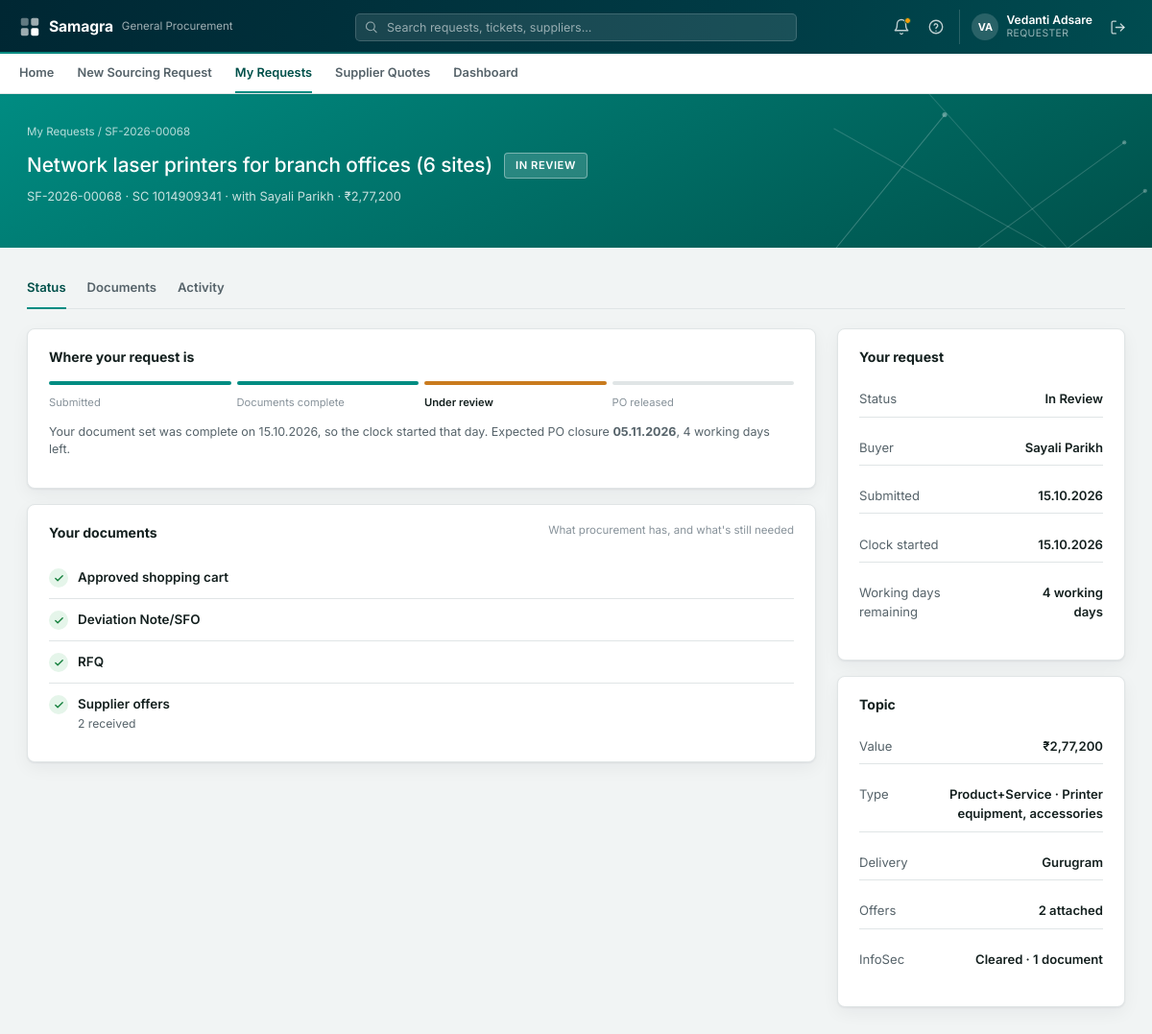
/requests/68 (signed in), run on the app's committed database.
### tables this page shows
CREATE TABLE users (
    email           TEXT PRIMARY KEY,
    name            TEXT NOT NULL,
    salt            TEXT NOT NULL,
    password_hash   TEXT NOT NULL,
    created_at      TIMESTAMP NOT NULL
);

CREATE TABLE cases (
    id                          INTEGER PRIMARY KEY AUTOINCREMENT,
    ticket_no                   TEXT UNIQUE,
    sc_number                   TEXT NOT NULL UNIQUE,
    topic_title                 TEXT NOT NULL,
    description                 TEXT,
    requestor_name              TEXT NOT NULL,
    requestor_email             TEXT NOT NULL,
    requestor_contact           TEXT,
    is_on_behalf                INTEGER DEFAULT 0,
    submitted_by_name           TEXT,
    submitted_by_email          TEXT,
    requesting_dept             TEXT NOT NULL,
    requisitioning_bu           TEXT,
    expense_commodity           TEXT,
    delivery_location           TEXT,
    topic_value_inr             REAL NOT NULL,
    currency                    TEXT,
    tax_basis                   TEXT,
    fc_valid_till               DATE,
    date_required_by            DATE,
    submitted_at                TIMESTAMP NOT NULL,
    status                      TEXT NOT NULL,
    assigned_buyer              TEXT,
    final_corrected_docs_date   DATE,
    defined_tat                 INTEGER,
    expected_po_closure         DATE,
    case_folder                 TEXT NOT NULL,
    parse_status                TEXT,
    remarks_for_user            TEXT,
    remarks_for_buyer           TEXT,
    in_scope                    INTEGER DEFAULT 1
, cost_center TEXT, employee_code TEXT, user_id TEXT, sourcing_type TEXT DEFAULT 'Product', fx_rate REAL DEFAULT 1.0, topic_value_foreign REAL, delivery_from_date DATE, delivery_to_date DATE, mrm_conducted TEXT, mrm_reason TEXT, po_number TEXT, delivery_building TEXT, mrm_relevant TEXT, offer_analysis TEXT, offer_analysis_at TIMESTAMP, source TEXT DEFAULT 'portal', external_case_id TEXT, category TEXT, est_value REAL, est_currency TEXT, rfq_deadline DATE, external_status TEXT, sourcing_basis TEXT DEFAULT 'One-time sourcing', value_eur REAL, offer_comparison TEXT, brief TEXT, brief_at TIMESTAMP, brief_key TEXT, market_benchmark TEXT, market_benchmark_at TIMESTAMP, infosec_answers TEXT, infosec_required INTEGER);

### routers/requester_routes.py (the view)
@router.get("/requests/{case_id}", response_class=HTMLResponse)
async def my_request_detail(request: Request, case_id: int, user=Depends(require_requester), tab: str = "status"):
    case = db.get_case(case_id)
    if case is None or case["requestor_email"] != user["email"]:
        return templates.TemplateResponse(request, "errors/404.html", {"user": user}, status_code=404)
    po_released_on = db.closed_on(case_id)
    clock = clock_for(case, po_released_on)
    days_text, days_reason = clock["text"], clock["detail"]
    attachments = db.list_attachments(case_id)
    line_items = db.list_line_items(case_id)
    activity = db.list_audit_for_requester(case_id)
    docs_checked = bool(case["final_corrected_docs_date"])
    if case["status"] == "APPROVED":
        stepper_stage = 4
    elif docs_checked:
        stepper_stage = 3
    else:
        stepper_stage = 2
    return templates.TemplateResponse(
        request,
        "requester/case_detail.html",
        {
            "user": user,
            "nav_page": "my_requests",
            "case": case,
            "days_text": days_text,
            "days_reason": days_reason,
            "clock": clock,
            "po_released_on": po_released_on,
            "attachments": attachments,
            "line_items": line_items,
            "activity": activity,
            "active_tab": ("activity" if tab in ("activity", "conversation")
                           else tab if tab in ("status", "documents") else "status"),
            "reply_error": request.session.pop("reply_error", None),
            "reply_ok": request.session.pop("reply_ok", None),
            "doc_types": DOC_TYPES,
            "max_file_mb": MAX_FILE_MB,
            "stepper_stage": stepper_stage,
            "docs_checked": docs_checked,
            "has_sc": any(a["doc_type"] == "SC" for a in attachments),
            "has_sfo": any(a["doc_type"] == "SFO" for a in attachments),
            "has_rfq": any(a["doc_type"] == "RFQ" for a in attachments),
            "has_budget": any(a["doc_type"] == "BUDGET_APPROVAL" for a in attachments),
            "offer_count": sum(1 for a in attachments if a["doc_type"] == "OFFER"),
        },
    )

### templates/requester/case_detail.html (shortened to what this page needs)
{% extends "base.html" %}
{% import "_macros/icons.html" as ic %}
{% import "_macros/document_list.html" as doclist %}
{% block hero %}
<div class="sf-hero-band">
    <div class="sf-hero-inner">
        <div class="sf-hero-breadcrumb"><a href="/requests">My Requests</a> / {{ case.ticket_no }}</div>
        <div class="sf-hero-row">
            <div class="sf-hero-title-group">
                <h1 class="sf-hero-title">{{ case.topic_title }}</h1>
                <span class="sf-status-onteal">{{ case.status | status_text }}</span>
            </div>
        </div>
        <p class="sf-hero-meta">
            {{ case.ticket_no }}{% if case.sourcing_basis == "Frame contract" %} · Frame contract{% else %} · SC {{ case.sc_number }}{% endif %}{% if case.assigned_buyer %} · with {{ case.assigned_buyer }}{% endif %} · {{ case | money }}
        </p>
    </div>
</div>
{% endblock %}
{% block content %}
<div class="sf-cs-tabs">
    <a href="?tab=status" class="{{ 'active' if active_tab == 'status' }}" data-tab-link="status">Status</a>
    <a href="?tab=documents" class="{{ 'active' if active_tab == 'documents' }}" data-tab-link="documents">Documents</a>
    <a href="?tab=activity" class="{{ 'active' if active_tab == 'activity' }}" data-tab-link="activity">Activity{% if case.status == "ENQUIRED" %} <span class="sf-cs-tabs__dot" title="Procurement is waiting on you"></span>{% endif %}</a>
</div>
<div class="sf-tab-panel {{ 'active' if active_tab == 'status' }}" data-tab-panel="status">
<div class="sf-cs-layout">
<div>
    <div class="sf-card">
        <div class="sf-cs-card__title">Where your request is</div>
        <div class="sf-cs-stepper">
            <div class="sf-cs-step {{ 'is-done' if stepper_stage > 1 else 'is-current' }}"></div>
            <div class="sf-cs-step {{ 'is-done' if stepper_stage > 2 else 'is-current' if stepper_stage == 2 }}"></div>
            <div class="sf-cs-step {{ 'is-done' if stepper_stage > 3 else 'is-current' if stepper_stage == 3 }}"></div>
            <div class="sf-cs-step {{ 'is-current' if stepper_stage == 4 }}"></div>
        </div>
        <div class="sf-cs-stepper-labels">
            <span class="{{ 'is-current' if stepper_stage == 1 }}">Submitted</span>
            <span class="{{ 'is-current' if stepper_stage == 2 }}">Documents complete</span>
            <span class="{{ 'is-current' if stepper_stage == 3 }}">Under review</span>
            <span class="{{ 'is-current' if stepper_stage == 4 }}">{{ "Contract issued" if case.sourcing_basis == "Frame contract" else "PO released" }}</span>
        </div>
        {% if docs_checked and case.status not in ("APPROVED", "REJECTED") %}
        <p class="sf-cs-stepper-note">Your document set was complete on {{ case.final_corrected_docs_date | date }}, so the clock started that day.{% if case.expected_po_closure %} Expected PO closure <strong>{{ case.expected_po_closure | date }}</strong>, {{ days_text }} left.{% endif %}</p>
        {% elif not docs_checked %}
        <p class="sf-cs-stepper-note">Awaiting document check by your buyer — the clock hasn't started yet.</p>
        {% endif %}
    </div>
    <div class="sf-card">
        <div class="sf-cs-card__title">Your documents <span class="sf-cs-card__meta">What procurement has, and what's still needed</span></div>
        {% if case.sourcing_basis != "Frame contract" %}
        <div class="sf-cs-doc">
            <span class="sf-cs-doc__icon {{ 'sf-cs-doc__icon--ok' if has_sc else 'sf-cs-doc__icon--bad' }}">{% if has_sc %}<svg width="11" height="11" viewBox="0 0 24 24" fill="none" stroke="currentColor" stroke-width="3" stroke-linecap="round" stroke-linejoin="round"><polyline points="20 6 9 17 4 12"></polyline></svg>{% else %}<svg width="11" height="11" viewBox="0 0 24 24" fill="none" stroke="currentColor" stroke-width="3" stroke-linecap="round" stroke-linejoin="round"><line x1="18" y1="6" x2="6" y2="18"></line><line x1="6" y1="6" x2="18" y2="18"></line></svg>{% endif %}</span>
            <div class="sf-cs-doc__body"><div class="sf-cs-doc__name">Approved shopping cart</div></div>
        </div>
        {% endif %}
        <div class="sf-cs-doc">
            <span class="sf-cs-doc__icon {{ 'sf-cs-doc__icon--ok' if has_sfo else 'sf-cs-doc__icon--bad' }}">{% if has_sfo %}<svg width="11" height="11" viewBox="0 0 24 24" fill="none" stroke="currentColor" stroke-width="3" stroke-linecap="round" stroke-linejoin="round"><polyline points="20 6 9 17 4 12"></polyline></svg>{% else %}<svg width="11" height="11" viewBox="0 0 24 24" fill="none" stroke="currentColor" stroke-width="3" stroke-linecap="round" stroke-linejoin="round"><line x1="18" y1="6" x2="6" y2="18"></line><line x1="6" y1="6" x2="18" y2="18"></line></svg>{% endif %}</span>
            <div class="sf-cs-doc__body"><div class="sf-cs-doc__name">Deviation Note/SFO</div></div>
        </div>
        <div class="sf-cs-doc">
            <span class="sf-cs-doc__icon {{ 'sf-cs-doc__icon--ok' if has_rfq else 'sf-cs-doc__icon--bad' }}">{% if has_rfq %}<svg width="11" height="11" viewBox="0 0 24 24" fill="none" stroke="currentColor" stroke-width="3" stroke-linecap="round" stroke-linejoin="round"><polyline points="20 6 9 17 4 12"></polyline></svg>{% else %}<svg width="11" height="11" viewBox="0 0 24 24" fill="none" stroke="currentColor" stroke-width="3" stroke-linecap="round" stroke-linejoin="round"><line x1="18" y1="6" x2="6" y2="18"></line><line x1="6" y1="6" x2="18" y2="18"></line></svg>{% endif %}</span>
            <div class="sf-cs-doc__body"><div class="sf-cs-doc__name">RFQ</div></div>
        </div>
        <div class="sf-cs-doc">
            <span class="sf-cs-doc__icon {{ 'sf-cs-doc__icon--ok' if offer_count > 0 else 'sf-cs-doc__icon--bad' }}">{% if offer_count > 0 %}<svg width="11" height="11" viewBox="0 0 24 24" fill="none" stroke="currentColor" stroke-width="3" stroke-linecap="round" stroke-linejoin="round"><polyline points="20 6 9 17 4 12"></polyline></svg>{% else %}<svg width="11" height="11" viewBox="0 0 24 24" fill="none" stroke="currentColor" stroke-width="3" stroke-linecap="round" stroke-linejoin="round"><line x1="18" y1="6" x2="6" y2="18"></line><line x1="6" y1="6" x2="18" y2="18"></line></svg>{% endif %}</span>
            <div class="sf-cs-doc__body"><div class="sf-cs-doc__name">Supplier offers</div><div class="sf-cs-doc__detail">{{ offer_count }} received</div></div>
        </div>
    </div>
</div>
<div>
    <div class="sf-card">
        <div class="sf-cs-card__title">Your request</div>
        <dl class="sf-cs-kv"><dt>Status</dt><dd>{{ case.status | status_text }}</dd></dl>
        <dl class="sf-cs-kv"><dt>Buyer</dt><dd>{{ case.assigned_buyer or "Not yet assigned" }}</dd></dl>
        <dl class="sf-cs-kv"><dt>Submitted</dt><dd>{{ case.submitted_at | date }}</dd></dl>
        {% if docs_checked %}
        <dl class="sf-cs-kv"><dt>Clock started</dt><dd>{{ case.final_corrected_docs_date | date }}</dd></dl>
        {% endif %}
        <dl class="sf-cs-kv"><dt>{{ clock.label }}</dt><dd>{{ clock.text }}</dd></dl>
    </div>
    <div class="sf-card">
        <div class="sf-cs-card__title">Topic</div>
        <dl class="sf-cs-kv"><dt>Value</dt><dd>{{ case | money }}</dd></dl>
        <dl class="sf-cs-kv"><dt>Type</dt><dd>{{ case.sourcing_type or "-" }}{{ " · " ~ case.expense_commodity if case.expense_commodity }}</dd></dl>
        <dl class="sf-cs-kv"><dt>Delivery</dt><dd>{{ case.delivery_location or "-" }}</dd></dl>
        <dl class="sf-cs-kv"><dt>Offers</dt><dd>{{ offer_count }} attached</dd></dl>
        {% set infosec = infosec_summary(case, attachments) %}
        {% if infosec.state != "not_screened" %}
        <dl class="sf-cs-kv"><dt>InfoSec</dt><dd>{% if infosec.state == "not_needed" %}Not needed{% elif infosec.state == "cleared" %}Cleared · {{ infosec.docs | length }} document{{ "s" if infosec.docs | length != 1 }}{% else %}Clearance missing{% endif %}</dd></dl>
        {% endif %}
    </div>
</div>
</div>
</div>
{% endblock %}

### templates/base.html (shortened to what this page needs)
<!doctype html>
<html lang="en">
<head>
    <link rel="stylesheet" href="{{ asset_url('/static/css/base.css') }}">
    <link rel="stylesheet" href="{{ asset_url('/static/css/header.css') }}">
    <link rel="stylesheet" href="{{ asset_url('/static/css/forms.css') }}">
    <link rel="stylesheet" href="{{ asset_url('/static/css/queue.css') }}">
    <link rel="stylesheet" href="{{ asset_url('/static/css/login.css') }}">
    <link rel="stylesheet" href="{{ asset_url('/static/css/detail-hero.css') }}">
    <link rel="stylesheet" href="{{ asset_url('/static/css/new-request-form.css') }}">
    <link rel="stylesheet" href="{{ asset_url('/static/css/requester-home.css') }}">
    <link rel="stylesheet" href="{{ asset_url('/static/css/login-split.css') }}">
    <link rel="stylesheet" href="{{ asset_url('/static/css/confirm-success.css') }}">
    <link rel="stylesheet" href="{{ asset_url('/static/css/my-requests.css') }}">
    <link rel="stylesheet" href="{{ asset_url('/static/css/buyer-queue-list.css') }}">
    <link rel="stylesheet" href="{{ asset_url('/static/css/case-status.css') }}">
</head>
<body class="{% block body_class %}{% endblock %}">
{% import "_macros/icons.html" as ic %}
{% import "_macros/notification_panel.html" as np %}
{% if user %}
<div class="sf-shell-header">
    <div class="sf-shell-header__row">
        <a class="sf-shell-brand" href="/home" title="Home">
            <span class="sf-shell-brand__name">Samagra</span>
            <span class="sf-shell-brand__dept">General Procurement</span>
        </a>
        {% if not user.is_admin %}
        <form class="sf-shell-search" method="get" action="{{ '/queue' if user.role == 'buyer' else '/requests' }}">
            <input type="text" name="q" placeholder="Search requests, tickets, suppliers..." value="{{ request.query_params.get('q', '') }}">
        </form>
        {% else %}
        <div class="sf-shell-search" style="visibility:hidden;"></div>
        {% endif %}
        <div class="sf-shell-actions">
            {{ np.render(notifications) }}
            <a class="sf-shell-icon-btn" href="mailto:procurement.intake.demo@outlook.com" title="Help &amp; support">{{ ic.icon("help-circle", 18) }}</a>
            <div class="sf-shell-user">
                <span class="sf-avatar">{{ user.name | initials }}</span>
                <div class="sf-shell-user__meta">
                    <span class="sf-shell-user__name">{{ user.name }}</span>
                    <span class="sf-shell-user__role">{{ "Procurement head" if user.is_admin else ("Buyer (GP)" if user.role == "buyer" else "Requester") }}</span>
                </div>
            </div>
            <form class="sf-logout-form" method="post" action="/logout">
                <button type="submit" class="sf-shell-icon-btn" title="Log out">{{ ic.icon("log-out", 17) }}</button>
            </form>
        </div>
    </div>
</div>
{% if not hide_nav_tabs %}
<div class="sf-shell-subnav">
    <div class="sf-shell-subnav__row">
        {% if user.role == "requester" %}
        <a class="sf-shell-subnav__link {{ 'active' if nav_page == 'home' else '' }}" href="/home">Home</a>
        <a class="sf-shell-subnav__link {{ 'active' if nav_page == 'new_request' else '' }}" href="/requests/new">New Sourcing Request</a>
        <a class="sf-shell-subnav__link {{ 'active' if nav_page == 'my_requests' else '' }}" href="/requests">My Requests</a>
        <a class="sf-shell-subnav__link {{ 'active' if nav_page == 'supplier_rfq' else '' }}" href="/supplier-rfq">Supplier Quotes</a>
        <a class="sf-shell-subnav__link {{ 'active' if nav_page == 'dashboard' else '' }}" href="/dashboard">Dashboard</a>
        {% endif %}
    </div>
</div>
{% endif %}
{% endif %}
{% block hero %}{% endblock %}
<main class="sf-content {% block content_width %}{% endblock %}">
    {% block content %}{% endblock %}
</main>
</body>
</html>

### data on the page
users: name|initials "VA", name "Vedanti Adsare"
cases: ticket_no "SF-2026-00068", topic_title "Network laser printers for branch offices (6 sites)", status|status_text "IN REVIEW", sc_number "1014909341", assigned_buyer "Sayali Parikh", sourcing_basis "PO released", final_corrected_docs_date "15.10.2026", expected_po_closure "05.11.2026", status|status_text "In Review", submitted_at "15.10.2026", sourcing_type "Product+Service", expense_commodity "· Printer equipment, accessories", delivery_location "Gurugram"

### other printed values
{{ case | money }} "₹2,77,200"
{{ days_text }} "4 working days"
{{ offer_count }} "2"
{{ clock.label }} "Working days remaining"
{{ clock.text }} "4 working days"
{{ infosec.docs | length }} "1"
